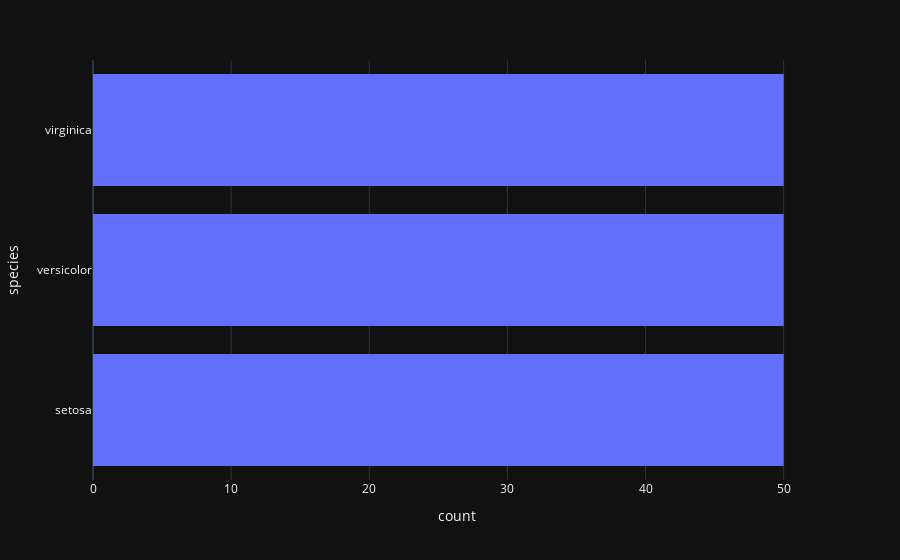

The code cell stored with this chart in its notebook:
### Markdown cell above
2. Побудуйте горизонтальний гістограму для розподілу значень "petal_width" для різних видів квіток в датасеті Iris.

### Code cell
fig = px.histogram(df,
                   x="petal_width",
                   y="species",
                   histfunc='count',
                   orientation='h')

fig.show()

### Figure 1 — Plotly figure (JSON) as saved in the notebook; plotly's stock layout.template omitted (floating-point values rounded to 4 significant figures; data arrays with more than 128 entries replaced by an {"elided": "..."} marker saying what was removed)
{"data": [{"alignmentgroup": "True", "bingroup": "y", "histfunc": "count", "hovertemplate": "count=%{x}<br>species=%{y}<extra></extra>", "legendgroup": "", "marker": {"color": "#636efa", "pattern": {"shape": ""}}, "name": "", "offsetgroup": "", "orientation": "h", "showlegend": false, "x": {"elided": "150 float values"}, "xaxis": "x", "y": {"elided": "150 str values"}, "yaxis": "y", "type": "histogram"}], "layout": {"xaxis": {"anchor": "y", "domain": [0.0, 1.0], "title": {"text": "count"}}, "yaxis": {"anchor": "x", "domain": [0.0, 1.0], "title": {"text": "species"}}, "legend": {"tracegroupgap": 0}, "margin": {"t": 60}, "barmode": "relative"}}
